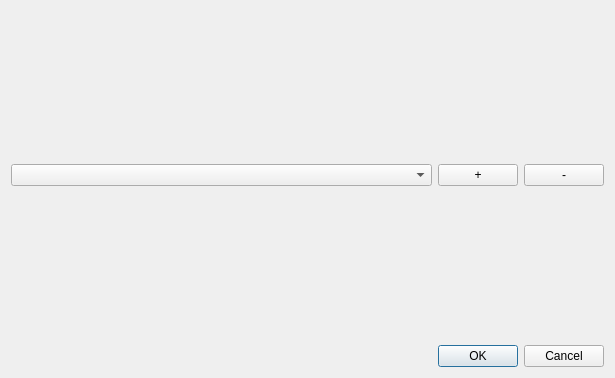
<?xml version="1.0" encoding="UTF-8"?>
<ui version="4.0">
 <class>SvgBubblDialogBase</class>
 <widget class="QDialog" name="SvgBubblDialogBase">
  <property name="geometry">
   <rect>
    <x>0</x>
    <y>0</y>
    <width>615</width>
    <height>378</height>
   </rect>
  </property>
  <property name="sizePolicy">
   <sizepolicy hsizetype="Expanding" vsizetype="Expanding">
    <horstretch>0</horstretch>
    <verstretch>0</verstretch>
   </sizepolicy>
  </property>
  <property name="windowTitle">
   <string>Svg Image Generator</string>
  </property>
  <property name="layoutDirection">
   <enum>Qt::LeftToRight</enum>
  </property>
  <property name="sizeGripEnabled">
   <bool>false</bool>
  </property>
  <layout class="QVBoxLayout" name="verticalLayout_2">
   <item>
    <layout class="QVBoxLayout" name="verticalLayout" stretch="1,0,1">
     <property name="sizeConstraint">
      <enum>QLayout::SetMaximumSize</enum>
     </property>
     <item>
      <layout class="QHBoxLayout" name="horizontalLayout" stretch=""/>
     </item>
     <item>
      <layout class="QHBoxLayout" name="horizontalLayout_3">
       <item>
        <widget class="QComboBox" name="configBox">
         <property name="sizePolicy">
          <sizepolicy hsizetype="MinimumExpanding" vsizetype="Fixed">
           <horstretch>0</horstretch>
           <verstretch>0</verstretch>
          </sizepolicy>
         </property>
        </widget>
       </item>
       <item>
        <widget class="QPushButton" name="configPlus">
         <property name="sizePolicy">
          <sizepolicy hsizetype="Fixed" vsizetype="Fixed">
           <horstretch>0</horstretch>
           <verstretch>0</verstretch>
          </sizepolicy>
         </property>
         <property name="text">
          <string>+</string>
         </property>
        </widget>
       </item>
       <item>
        <widget class="QPushButton" name="configMinus">
         <property name="sizePolicy">
          <sizepolicy hsizetype="Fixed" vsizetype="Fixed">
           <horstretch>0</horstretch>
           <verstretch>0</verstretch>
          </sizepolicy>
         </property>
         <property name="text">
          <string>-</string>
         </property>
        </widget>
       </item>
      </layout>
     </item>
     <item>
      <layout class="QHBoxLayout" name="horizontalLayout_2" stretch=""/>
     </item>
    </layout>
   </item>
   <item>
    <widget class="QDialogButtonBox" name="button_box">
     <property name="orientation">
      <enum>Qt::Horizontal</enum>
     </property>
     <property name="standardButtons">
      <set>QDialogButtonBox::Cancel|QDialogButtonBox::Ok</set>
     </property>
    </widget>
   </item>
  </layout>
 </widget>
 <resources/>
 <connections>
  <connection>
   <sender>button_box</sender>
   <signal>accepted()</signal>
   <receiver>SvgBubblDialogBase</receiver>
   <slot>accept()</slot>
   <hints>
    <hint type="sourcelabel">
     <x>20</x>
     <y>20</y>
    </hint>
    <hint type="destinationlabel">
     <x>20</x>
     <y>20</y>
    </hint>
   </hints>
  </connection>
  <connection>
   <sender>button_box</sender>
   <signal>rejected()</signal>
   <receiver>SvgBubblDialogBase</receiver>
   <slot>reject()</slot>
   <hints>
    <hint type="sourcelabel">
     <x>20</x>
     <y>20</y>
    </hint>
    <hint type="destinationlabel">
     <x>20</x>
     <y>20</y>
    </hint>
   </hints>
  </connection>
 </connections>
</ui>
